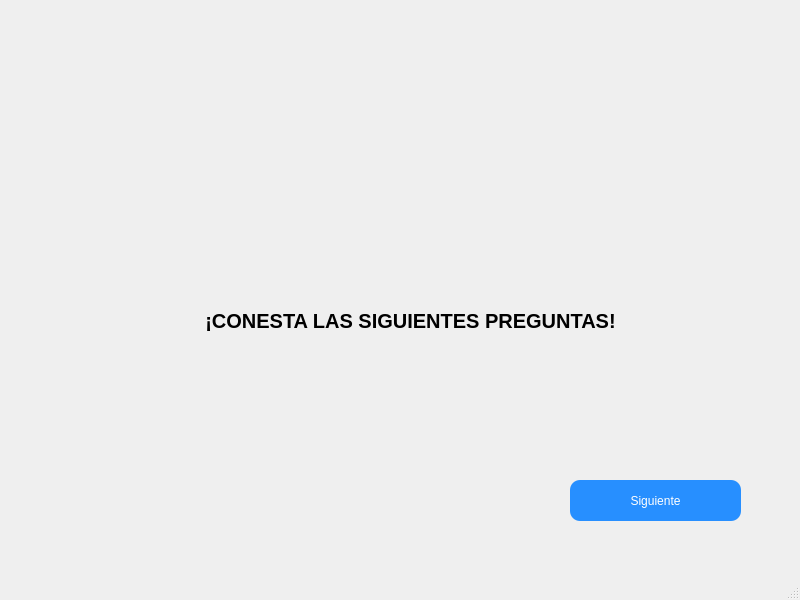
<?xml version="1.0" encoding="UTF-8"?>
<ui version="4.0">
 <class>MainWindow</class>
 <widget class="QMainWindow" name="MainWindow">
  <property name="geometry">
   <rect>
    <x>0</x>
    <y>0</y>
    <width>800</width>
    <height>600</height>
   </rect>
  </property>
  <property name="windowTitle">
   <string>MainWindow</string>
  </property>
  <widget class="QWidget" name="centralwidget">
   <widget class="QPushButton" name="pushButton_2">
    <property name="geometry">
     <rect>
      <x>570</x>
      <y>480</y>
      <width>171</width>
      <height>41</height>
     </rect>
    </property>
    <property name="styleSheet">
     <string notr="true">background-color: rgb(39, 143, 255);


color: rgb(255, 255, 255);


font: 10pt &quot;Arial Rounded MT Bold&quot;;


border-radius: 10px;</string>
    </property>
    <property name="text">
     <string>Siguiente</string>
    </property>
   </widget>
   <widget class="QLabel" name="label_3">
    <property name="geometry">
     <rect>
      <x>90</x>
      <y>180</y>
      <width>641</width>
      <height>401</height>
     </rect>
    </property>
    <property name="font">
     <font>
      <pointsize>15</pointsize>
      <weight>75</weight>
      <bold>true</bold>
     </font>
    </property>
    <property name="text">
     <string>&lt;html&gt;&lt;head/&gt;&lt;body&gt;&lt;p align=&quot;center&quot;&gt;¡CONESTA LAS SIGUIENTES PREGUNTAS!&lt;/p&gt;&lt;p align=&quot;center&quot;&gt;&lt;br/&gt;&lt;/p&gt;&lt;p align=&quot;center&quot;&gt;&lt;br/&gt;&lt;/p&gt;&lt;/body&gt;&lt;/html&gt;</string>
    </property>
   </widget>
  </widget>
  <widget class="QMenuBar" name="menubar">
   <property name="geometry">
    <rect>
     <x>0</x>
     <y>0</y>
     <width>800</width>
     <height>26</height>
    </rect>
   </property>
  </widget>
  <widget class="QStatusBar" name="statusbar"/>
 </widget>
 <resources/>
 <connections/>
</ui>
